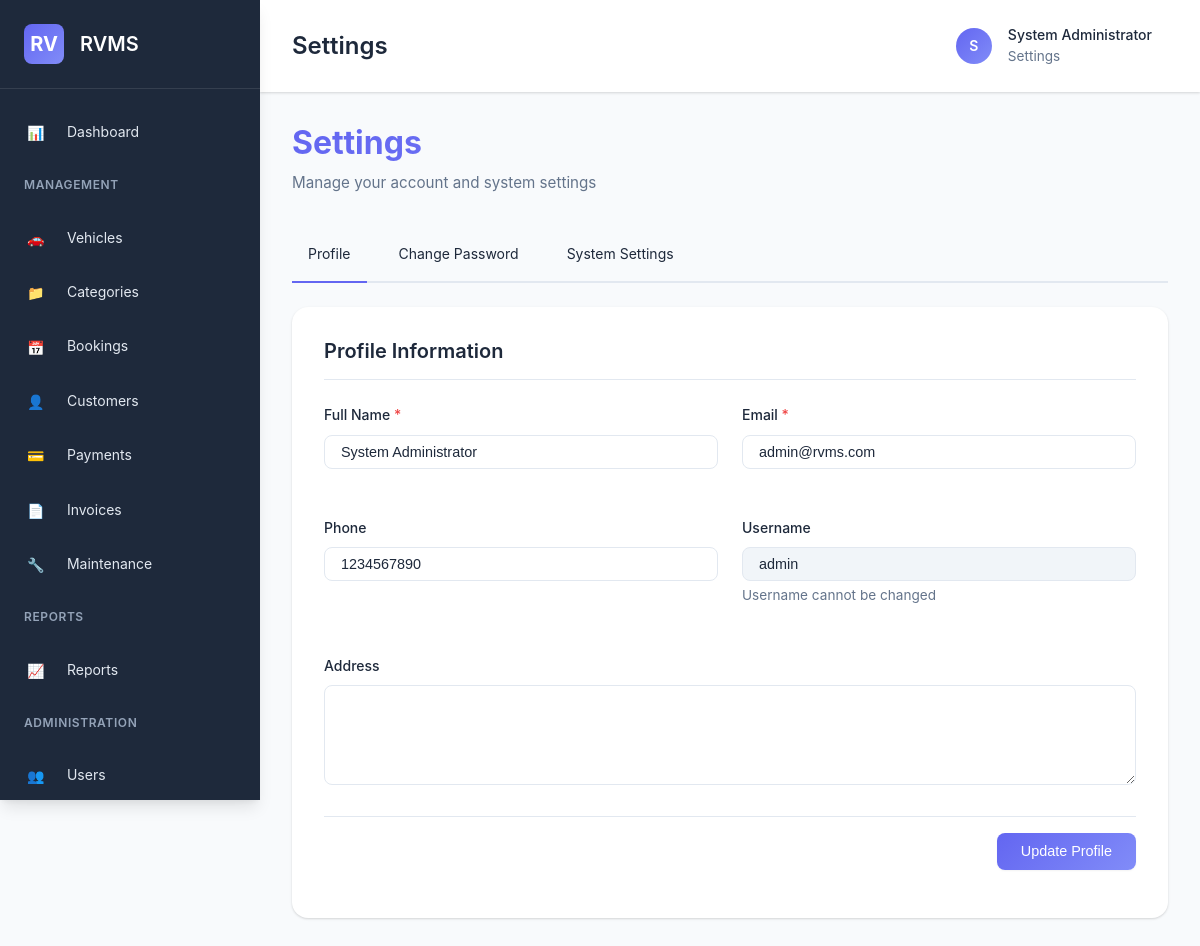
Page /pages/settings.php (signed in) on the committed database.
### tables this page shows
CREATE TABLE IF NOT EXISTS users (
    id INT AUTO_INCREMENT PRIMARY KEY,
    username VARCHAR(50) UNIQUE NOT NULL,
    email VARCHAR(100) UNIQUE NOT NULL,
    password VARCHAR(255) NOT NULL,
    full_name VARCHAR(100) NOT NULL,
    role ENUM('admin', 'staff', 'customer') DEFAULT 'customer',
    phone VARCHAR(20),
    address TEXT,
    status ENUM('active', 'inactive') DEFAULT 'active',
    created_at TIMESTAMP DEFAULT CURRENT_TIMESTAMP,
    updated_at TIMESTAMP DEFAULT CURRENT_TIMESTAMP ON UPDATE CURRENT_TIMESTAMP,
    INDEX idx_username (username),
    INDEX idx_email (email),
    INDEX idx_role (role)
);

### config/auth.php (called while the page is built, shortened)
<?php
function isLoggedIn() {
    return isset($_SESSION['user_id']) && !empty($_SESSION['user_id']);
}
function hasRole($roles) {
    $userRole = $_SESSION['user_role'] ?? '';
    if (is_array($roles)) {
        return in_array($userRole, $roles);
    }
    return $userRole === $roles;
}
function getCurrentUser() {
    $db = getDB();
    try {
        $stmt = $db->prepare("SELECT id, username, email, full_name, role, phone, address, status FROM users WHERE id = ? LIMIT 1");
        $stmt->execute([$_SESSION['user_id']]);
        return $stmt->fetch();
    } catch(PDOException $e) {
        error_log("Get User Error: " . $e->getMessage());
        return null;
    }
}

### pages/settings.php (the view, shortened to what this page needs)
<?php
require_once '../config/auth.php';
$pageTitle = 'Settings';
$tab = $_GET['tab'] ?? 'profile';
include '../includes/header.php';
?>
<div class="page-header">
    <h1 class="page-title">Settings</h1>
    <p class="page-subtitle">Manage your account and system settings</p>
</div>
<div style="display: flex; gap: var(--spacing-md); margin-bottom: var(--spacing-lg); border-bottom: 2px solid var(--border-color);">
    <a href="?tab=profile" style="padding: var(--spacing-md); text-decoration: none; color: var(--text-primary); border-bottom: 2px solid <?php echo $tab === 'profile' ? 'var(--primary-color)' : 'transparent'; ?>; margin-bottom: -2px;">
        Profile
    </a>
    <a href="?tab=password" style="padding: var(--spacing-md); text-decoration: none; color: var(--text-primary); border-bottom: 2px solid <?php echo $tab === 'password' ? 'var(--primary-color)' : 'transparent'; ?>; margin-bottom: -2px;">
        Change Password
    </a>
    <?php if (hasRole(['admin'])): ?>
        <a href="?tab=system" style="padding: var(--spacing-md); text-decoration: none; color: var(--text-primary); border-bottom: 2px solid <?php echo $tab === 'system' ? 'var(--primary-color)' : 'transparent'; ?>; margin-bottom: -2px;">
            System Settings
        </a>
    <?php endif; ?>
</div>
<?php if ($tab === 'profile'): ?>
    <div class="card">
        <div class="card-header">
            <h3 class="card-title">Profile Information</h3>
        </div>
        <div class="card-body">
            <form method="POST">
                <div style="display: grid; grid-template-columns: 1fr 1fr; gap: var(--spacing-lg);">
                    <div class="form-group">
                        <label class="form-label required" for="full_name">Full Name</label>
                        <input type="text" class="form-control" id="full_name" name="full_name" required value="<?php echo htmlspecialchars($currentUser['full_name']); ?>">
                    </div>
                    <div class="form-group">
                        <label class="form-label required" for="email">Email</label>
                        <input type="email" class="form-control" id="email" name="email" required value="<?php echo htmlspecialchars($currentUser['email']); ?>">
                    </div>
                    <div class="form-group">
                        <label class="form-label" for="phone">Phone</label>
                        <input type="text" class="form-control" id="phone" name="phone" value="<?php echo htmlspecialchars($currentUser['phone'] ?? ''); ?>">
                    </div>
                    <div class="form-group">
                        <label class="form-label" for="username">Username</label>
                        <input type="text" class="form-control" id="username" name="username" value="<?php echo htmlspecialchars($currentUser['username']); ?>" disabled>
                        <div class="form-help">Username cannot be changed</div>
                    </div>
                    <div class="form-group" style="grid-column: 1 / -1;">
                        <label class="form-label" for="address">Address</label>
                        <textarea class="form-control" id="address" name="address" rows="3"><?php echo htmlspecialchars($currentUser['address'] ?? ''); ?></textarea>
                    </div>
                </div>
                <div class="card-footer">
                    <button type="submit" class="btn btn-primary">Update Profile</button>
                </div>
            </form>
        </div>
    </div>
<?php endif; ?>
<?php include '../includes/footer.php'; ?>

### includes/header.php (shortened to what this page needs)
<?php
$currentUser = getCurrentUser();
$currentPage = basename($_SERVER['PHP_SELF']);
?>
<!DOCTYPE html>
<html lang="en">
<head>
    <link rel="stylesheet" href="<?php echo BASE_URL; ?>assets/css/style.css">
    <link rel="stylesheet" href="<?php echo BASE_URL; ?>assets/icons/icons.css">
</head>
<body>
    <aside class="sidebar" id="sidebar">
        <div class="sidebar-header">
            <div class="sidebar-logo">RV</div>
            <div class="sidebar-title">RVMS</div>
        </div>
        <nav class="sidebar-menu">
            <a href="<?php echo BASE_URL; ?>dashboard.php" class="menu-item <?php echo $currentPage === 'dashboard.php' ? 'active' : ''; ?>">
                <i class="icon icon-dashboard"></i> Dashboard
            </a>
            <?php if (hasRole(['admin', 'staff'])): ?>
            <div class="menu-group-title">Management</div>
            <a href="<?php echo BASE_URL; ?>pages/vehicles.php" class="menu-item <?php echo $currentPage === 'vehicles.php' ? 'active' : ''; ?>">
                <i class="icon icon-vehicle"></i> Vehicles
            </a>
            <a href="<?php echo BASE_URL; ?>pages/categories.php" class="menu-item <?php echo $currentPage === 'categories.php' ? 'active' : ''; ?>">
                <i class="icon icon-category"></i> Categories
            </a>
            <a href="<?php echo BASE_URL; ?>pages/bookings.php" class="menu-item <?php echo $currentPage === 'bookings.php' ? 'active' : ''; ?>">
                <i class="icon icon-booking"></i> Bookings
            </a>
            <a href="<?php echo BASE_URL; ?>pages/customers.php" class="menu-item <?php echo $currentPage === 'customers.php' ? 'active' : ''; ?>">
                <i class="icon icon-customer"></i> Customers
            </a>
            <a href="<?php echo BASE_URL; ?>pages/payments.php" class="menu-item <?php echo $currentPage === 'payments.php' ? 'active' : ''; ?>">
                <i class="icon icon-payment"></i> Payments
            </a>
            <a href="<?php echo BASE_URL; ?>pages/invoices.php" class="menu-item <?php echo $currentPage === 'invoices.php' ? 'active' : ''; ?>">
                <i class="icon icon-file"></i> Invoices
            </a>
            <a href="<?php echo BASE_URL; ?>pages/maintenance.php" class="menu-item <?php echo $currentPage === 'maintenance.php' ? 'active' : ''; ?>">
                <i class="icon icon-maintenance"></i> Maintenance
            </a>
            <?php endif; ?>
            <?php if (hasRole(['admin', 'staff'])): ?>
            <div class="menu-group-title">Reports</div>
            <a href="<?php echo BASE_URL; ?>pages/reports.php" class="menu-item <?php echo $currentPage === 'reports.php' ? 'active' : ''; ?>">
                <i class="icon icon-report"></i> Reports
            </a>
            <?php endif; ?>
            <?php if (hasRole(['admin'])): ?>
            <div class="menu-group-title">Administration</div>
            <a href="<?php echo BASE_URL; ?>pages/users.php" class="menu-item <?php echo $currentPage === 'users.php' ? 'active' : ''; ?>">
                <i class="icon icon-user"></i> Users
            </a>
            <?php endif; ?>
        </nav>
    </aside>
    <div class="main-content">
        <header class="header">
            <div class="header-left">
                <h2 style="margin: 0; font-size: 1.5rem;"><?php echo isset($pageTitle) ? $pageTitle : 'Dashboard'; ?></h2>
            </div>
            <div class="header-right">
                <div class="user-menu">
                    <div class="user-avatar"><?php echo strtoupper(substr($currentUser['full_name'], 0, 1)); ?></div>
                    <div>
                        <div style="font-weight: 500;"><?php echo htmlspecialchars($currentUser['full_name']); ?></div>
                        <div style="font-size: 0.85rem; color: var(--text-secondary);">
                            <?php echo isset($pageTitle) ? $pageTitle : ucfirst($currentUser['role']); ?>
                        </div>
                    </div>
                </div>
            </div>
        </header>
        <div class="content">

### rows in the picture
users: full_name "S", full_name "System Administrator", email "admin@rvms.com", phone "1234567890", username "admin"

### other values in the picture
$pageTitle "Settings"
